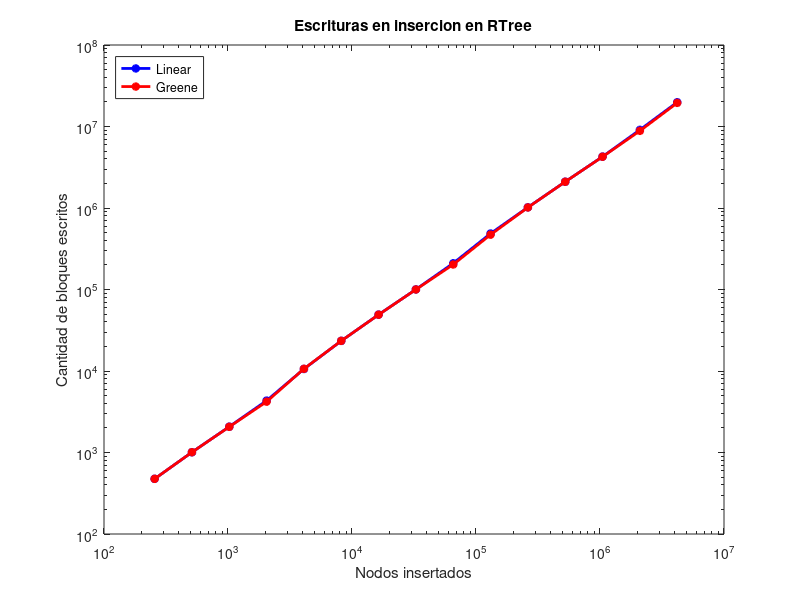

Here is the MATLAB script that generated this plot:
% N time read write

linear = [2^8,0.254374027252,474,475;
	2^9,0.496568918228,997,1008;
	2^10,1.09290385246,2042,2074;
	2^11,2.33893609047,4246,4329;
	2^12,7.40439200401,10414,10588;
	2^13,16.7965579033,23078,23422;
	2^14,38.5531878471,48398,49147;
	2^15,92.8325638771,98782,100259;
	2^16,158.319777012,207015,209977;
	2^17,347.593029976,479973,486002;
	2^18,699.804619074,1007576,1019603;
	2^19,1499.75166798,2076155,2100142;
	2^20,3013.49681401,4219497,4267687;
	2^21,6430.34430599,9002611,9098844;
	2^22,13773.2741029,19663489,19856389;
	];

  
greene = [2^8,0.228111982346,474,475;
	2^9,0.471447944641,997,1008;
	2^10,1.11246085167,2039,2065;
	2^11,2.34930992126,4131,4203;
	2^12,8.7639131546,10468,10640;
	2^13,17.403277874,23070,23430;
	2^14,37.5015099049,48280,49037;
	2^15,74.9239821434,98560,100081;
	2^16,157.149487019,199612,202724;
	2^17,317.530635118,464254,470487;
	2^18,712.548417091,1003273,1015842;
	2^19,1437.54441094,2072683,2097780;
	2^20,2917.77368712,4202475,4252874;
	2^21,6039.05222893,8736805,8837780;
	2^22,13060.6250529,19284423,19486980;
];

loglog(linear(:,1),linear(:,4),'*-b','linewidth',2);
hold on
loglog(greene(:,1),greene(:,4),'*-r','linewidth',2);
hold off
xlabel('Nodos insertados');
ylabel('Cantidad de bloques escritos');
title('Escrituras en insercion en RTree')
%axis([2^10 2^22 0 20000000]);
legend('Linear','Greene','location','northwest');
%grid on;
print -depsc writlogeplot.eps